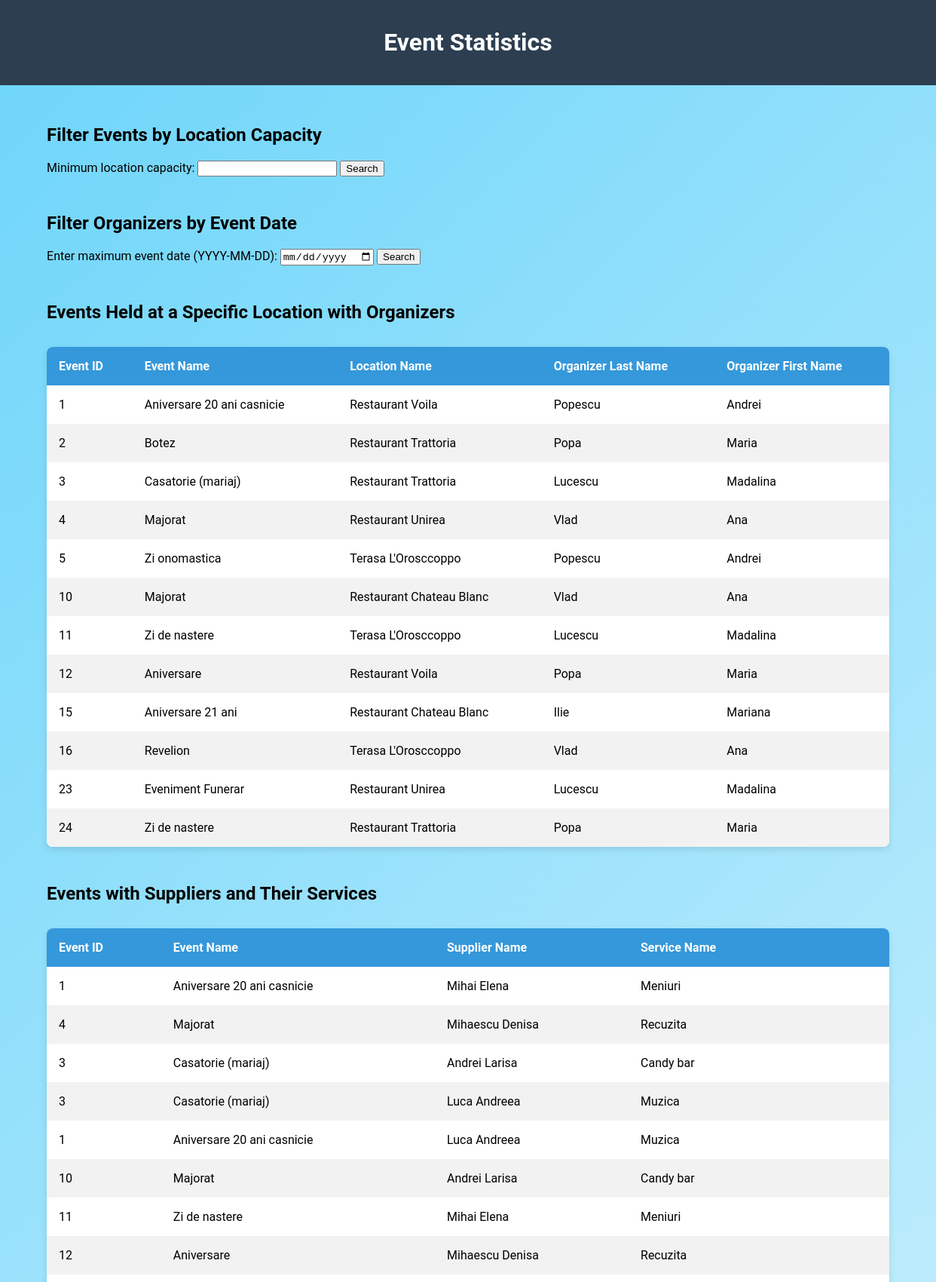
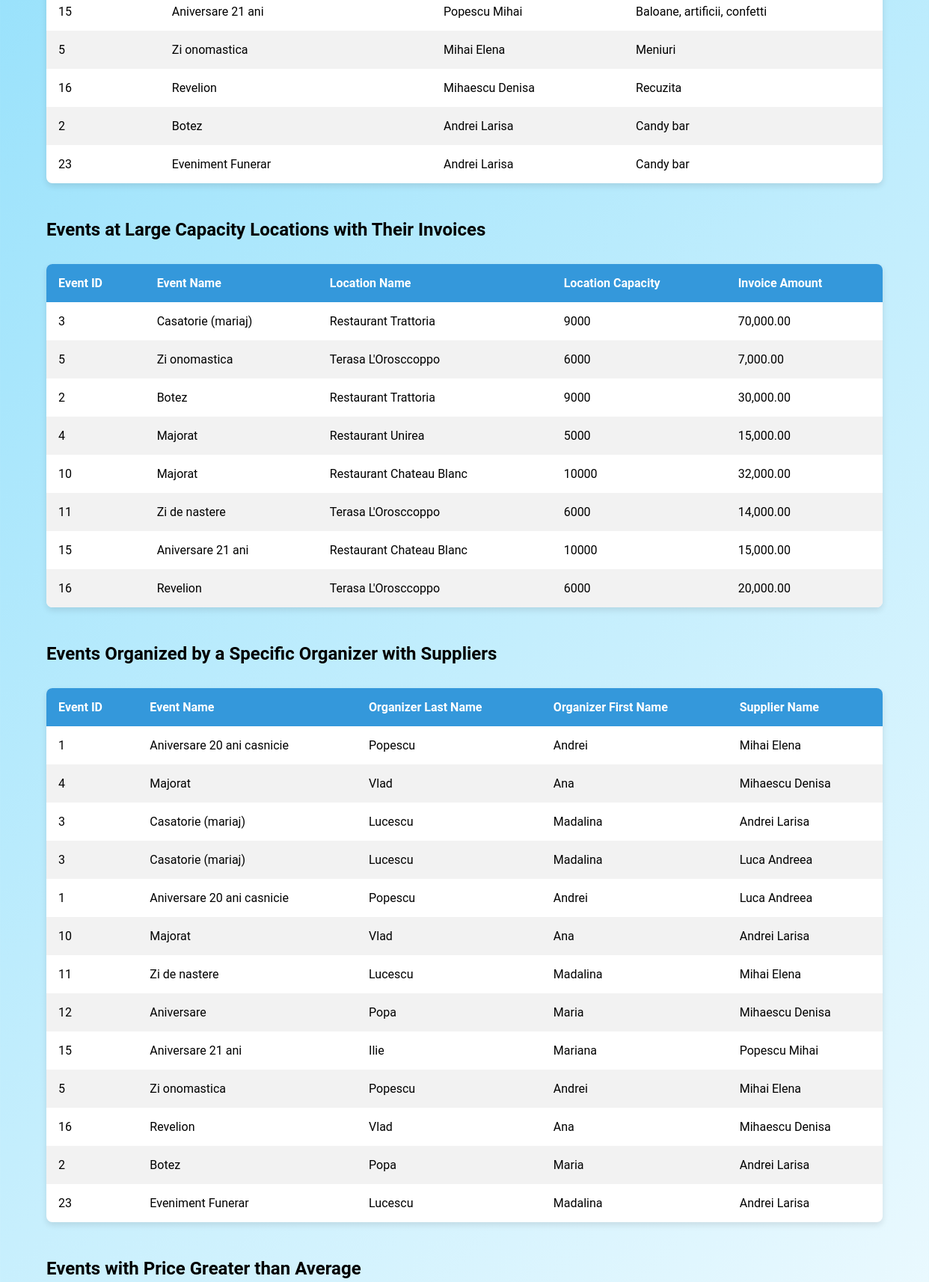
/components/view_stats.php (signed in, upper part), run on the app's committed database (2 pictures, top to bottom).
### tables this page shows
CREATE TABLE `eveniment` (
  `EvenimentID` int(11) NOT NULL,
  `ClientID` int(11) NOT NULL,
  `OrganizatorID` int(11) NOT NULL,
  `LocatieID` int(11) NOT NULL,
  `NumeEveniment` varchar(30) NOT NULL,
  `DataEveniment` date NOT NULL,
  `CostEveniment` double NOT NULL
);

CREATE TABLE `locatie` (
  `LocatieID` int(10) NOT NULL,
  `NumeLocatie` varchar(30) NOT NULL,
  `AdresaLocatie` varchar(50) NOT NULL,
  `CapacitateLocatie` int(10) NOT NULL,
  `ContactLocatie` varchar(20) NOT NULL
);

CREATE TABLE `organizator` (
  `OrganizatorID` int(10) NOT NULL,
  `NumeOrganizator` varchar(20) NOT NULL,
  `PrenumeOrganizator` varchar(20) NOT NULL,
  `NrTelefonOrganizator` varchar(20) NOT NULL,
  `EmailOrganizator` varchar(30) NOT NULL
);

CREATE TABLE `furnizor` (
  `FurnizorID` int(10) NOT NULL,
  `EvenimentID` int(10) NOT NULL,
  `NumeFurnizor` varchar(30) NOT NULL,
  `NrTelefonFurnizor` varchar(20) NOT NULL,
  `EmailFurnizor` varchar(30) NOT NULL,
  `ServiciuFurnizor` varchar(30) NOT NULL
);

CREATE TABLE `serviciifurnizor` (
  `ServiciiFurnizorID` int(11) NOT NULL,
  `FurnizorID` int(11) NOT NULL,
  `NumeServiciu` varchar(30) NOT NULL,
  `CostServiciu` double NOT NULL
);

CREATE TABLE `facturaeveniment` (
  `FacturaID` int(10) NOT NULL,
  `EvenimentID` int(10) NOT NULL,
  `TotalPlata` double NOT NULL,
  `DeadlinePlata` date NOT NULL,
  `DataEmitereFactura` date NOT NULL,
  `Status` varchar(10) NOT NULL
);

### components/view_stats.php (the view, shortened to what this page needs)
<?php
$servername = "localhost";
$username = "root";
$password = "";
$dbname = "events_db";
$conn = new mysqli($servername, $username, $password, $dbname);
$query_location_organizer_events = "
    SELECT E.EvenimentID, E.NumeEveniment, L.NumeLocatie, O.NumeOrganizator, O.PrenumeOrganizator
    FROM eveniment E
    INNER JOIN locatie L ON E.LocatieID = L.LocatieID
    INNER JOIN organizator O ON E.OrganizatorID = O.OrganizatorID
";
$result_location_organizer_events = $conn->query($query_location_organizer_events);
$query_event_supplier_services = "
    SELECT E.EvenimentID, E.NumeEveniment, F.NumeFurnizor, SF.NumeServiciu
    FROM eveniment E
    INNER JOIN evenimentfurnizor EF ON E.EvenimentID = EF.EvenimentID
    INNER JOIN furnizor F ON EF.FurnizorID = F.FurnizorID
    INNER JOIN serviciifurnizor SF ON F.FurnizorID = SF.FurnizorID
";
$result_event_supplier_services = $conn->query($query_event_supplier_services);
$query_large_capacity_events_invoices = "
    SELECT E.EvenimentID, E.NumeEveniment, L.NumeLocatie, L.CapacitateLocatie, FE.TotalPlata
    FROM eveniment E
    INNER JOIN locatie L ON E.LocatieID = L.LocatieID
    INNER JOIN facturaeveniment FE ON E.EvenimentID = FE.EvenimentID
    WHERE L.CapacitateLocatie > 3000
";
$result_large_capacity_events_invoices = $conn->query($query_large_capacity_events_invoices);
$query_organizer_supplier_events = "
    SELECT E.EvenimentID, E.NumeEveniment, O.NumeOrganizator, O.PrenumeOrganizator, F.NumeFurnizor
    FROM eveniment E
    INNER JOIN organizator O ON E.OrganizatorID = O.OrganizatorID
    INNER JOIN evenimentfurnizor EF ON E.EvenimentID = EF.EvenimentID
    INNER JOIN furnizor F ON EF.FurnizorID = F.FurnizorID
";
$result_organizer_supplier_events = $conn->query($query_organizer_supplier_events);
?>
<!DOCTYPE html>
<html lang="en">
<head>
</head>
<body>
    <header>
        <h1>Event Statistics</h1>
    </header>
    <main>
    <section>
    <h2>Filter Events by Location Capacity</h2>
    <form method="POST" action="">
        <label for="capacitate_minima">Minimum location capacity:</label>
        <input type="number" id="capacitate_minima" name="capacitate_minima" min="1" required>
        <button type="submit">Search</button>
    </form>
</section>
<section>
    <h2>Filter Organizers by Event Date</h2>
    <form method="POST" action="">
        <label for="data_maxima">Enter maximum event date (YYYY-MM-DD):</label>
        <input type="date" id="data_maxima" name="data_maxima" required>
        <button type="submit">Search</button>
    </form>
</section>
<section>
    <h2>Events Held at a Specific Location with Organizers</h2>
    <?php if ($result_location_organizer_events->num_rows > 0): ?>
        <table>
            <thead>
                <tr>
                    <th>Event ID</th>
                    <th>Event Name</th>
                    <th>Location Name</th>
                    <th>Organizer Last Name</th>
                    <th>Organizer First Name</th>
                </tr>
            </thead>
            <tbody>
                <?php while ($row = $result_location_organizer_events->fetch_assoc()): ?>
                    <tr>
                        <td><?php echo htmlspecialchars($row['EvenimentID']); ?></td>
                        <td><?php echo htmlspecialchars($row['NumeEveniment']); ?></td>
                        <td><?php echo htmlspecialchars($row['NumeLocatie']); ?></td>
                        <td><?php echo htmlspecialchars($row['NumeOrganizator']); ?></td>
                        <td><?php echo htmlspecialchars($row['PrenumeOrganizator']); ?></td>
                    </tr>
                <?php endwhile; ?>
            </tbody>
        </table>
    <?php else: ?>
        <p>No events found at this location with organizers.</p>
    <?php endif; ?>
</section>
<section>
    <h2>Events with Suppliers and Their Services</h2>
    <?php if ($result_event_supplier_services->num_rows > 0): ?>
        <table>
            <thead>
                <tr>
                    <th>Event ID</th>
                    <th>Event Name</th>
                    <th>Supplier Name</th>
                    <th>Service Name</th>
                </tr>
            </thead>
            <tbody>
                <?php while ($row = $result_event_supplier_services->fetch_assoc()): ?>
                    <tr>
                        <td><?php echo htmlspecialchars($row['EvenimentID']); ?></td>
                        <td><?php echo htmlspecialchars($row['NumeEveniment']); ?></td>
                        <td><?php echo htmlspecialchars($row['NumeFurnizor']); ?></td>
                        <td><?php echo htmlspecialchars($row['NumeServiciu']); ?></td>
                    </tr>
                <?php endwhile; ?>
            </tbody>
        </table>
    <?php else: ?>
        <p>No events found with suppliers and services.</p>
    <?php endif; ?>
</section>
<section>
    <h2>Events at Large Capacity Locations with Their Invoices</h2>
    <?php if ($result_large_capacity_events_invoices->num_rows > 0): ?>
        <table>
            <thead>
                <tr>
                    <th>Event ID</th>
                    <th>Event Name</th>
                    <th>Location Name</th>
                    <th>Location Capacity</th>
                    <th>Invoice Amount</th>
                </tr>
            </thead>
            <tbody>
                <?php while ($row = $result_large_capacity_events_invoices->fetch_assoc()): ?>
                    <tr>
                        <td><?php echo htmlspecialchars($row['EvenimentID']); ?></td>
                        <td><?php echo htmlspecialchars($row['NumeEveniment']); ?></td>
                        <td><?php echo htmlspecialchars($row['NumeLocatie']); ?></td>
                        <td><?php echo htmlspecialchars($row['CapacitateLocatie']); ?></td>
                        <td><?php echo number_format($row['TotalPlata'], 2); ?></td>
                    </tr>
                <?php endwhile; ?>
            </tbody>
        </table>
    <?php else: ?>
        <p>No events found at large capacity locations with invoices.</p>
    <?php endif; ?>
</section>
<section>
    <h2>Events Organized by a Specific Organizer with Suppliers</h2>
    <?php if ($result_organizer_supplier_events->num_rows > 0): ?>
        <table>
            <thead>
                <tr>
                    <th>Event ID</th>
                    <th>Event Name</th>
                    <th>Organizer Last Name</th>
                    <th>Organizer First Name</th>
                    <th>Supplier Name</th>
                </tr>
            </thead>
            <tbody>
                <?php while ($row = $result_organizer_supplier_events->fetch_assoc()): ?>
                    <tr>
                        <td><?php echo htmlspecialchars($row['EvenimentID']); ?></td>
                        <td><?php echo htmlspecialchars($row['NumeEveniment']); ?></td>
                        <td><?php echo htmlspecialchars($row['NumeOrganizator']); ?></td>
                        <td><?php echo htmlspecialchars($row['PrenumeOrganizator']); ?></td>
                        <td><?php echo htmlspecialchars($row['NumeFurnizor']); ?></td>
                    </tr>
                <?php endwhile; ?>
            </tbody>
        </table>
    <?php else: ?>
        <p>No events found for this organizer with suppliers.</p>
    <?php endif; ?>
</section>
        <section>
            <h2>Events with Price Greater than Average</h2>
        </section>
    </main>
</body>
</html>

### components/view_stats.php (style rules this page uses)
body { font-family: 'Roboto', sans-serif; background: linear-gradient(135deg, #6dd5fa, #ffffff); min-height: 100vh; margin: 0; padding: 0; display: flex; flex-direction: column; align-items: center; }
header { background-color: #2c3e50; color: white; padding: 1rem 2rem; text-align: center; width: 100%; }
main { margin: 2rem; width: 90%; max-width: 1200px; }
section { margin-bottom: 3rem; }
table { width: 100%; border-collapse: collapse; margin: 2rem 0; background: white; box-shadow: 0 4px 8px rgba(0, 0, 0, 0.1); border-radius: 8px; overflow: hidden; }
table thead { background-color: #3498db; color: white; }
table th, table td { padding: 1rem; text-align: left; }
table tr:nth-child(even) { background-color: #f2f2f2; }

### data on the page
eveniment: EvenimentID "1", NumeEveniment "Aniversare 20 ani casnicie", LocatieID.NumeLocatie "Restaurant Voila", OrganizatorID.NumeOrganizator "Popescu", OrganizatorID.PrenumeOrganizator "Andrei", furnizor.NumeFurnizor "Mihai Elena", serviciifurnizor.NumeServiciu "Meniuri", furnizor.NumeFurnizor "Luca Andreea", serviciifurnizor.NumeServiciu "Muzica"
eveniment: EvenimentID "2", NumeEveniment "Botez", LocatieID.NumeLocatie "Restaurant Trattoria", OrganizatorID.NumeOrganizator "Popa", OrganizatorID.PrenumeOrganizator "Maria", furnizor.NumeFurnizor "Andrei Larisa", serviciifurnizor.NumeServiciu "Candy bar", LocatieID.CapacitateLocatie "9000", facturaeveniment.TotalPlata "30,000.00"
eveniment: EvenimentID "3", NumeEveniment "Casatorie (mariaj)", LocatieID.NumeLocatie "Restaurant Trattoria", OrganizatorID.NumeOrganizator "Lucescu", OrganizatorID.PrenumeOrganizator "Madalina", furnizor.NumeFurnizor "Andrei Larisa", serviciifurnizor.NumeServiciu "Candy bar", furnizor.NumeFurnizor "Luca Andreea", serviciifurnizor.NumeServiciu "Muzica", LocatieID.CapacitateLocatie "9000", facturaeveniment.TotalPlata "70,000.00"
eveniment: EvenimentID "4", NumeEveniment "Majorat", LocatieID.NumeLocatie "Restaurant Unirea", OrganizatorID.NumeOrganizator "Vlad", OrganizatorID.PrenumeOrganizator "Ana", furnizor.NumeFurnizor "Mihaescu Denisa", serviciifurnizor.NumeServiciu "Recuzita", LocatieID.CapacitateLocatie "5000", facturaeveniment.TotalPlata "15,000.00"
eveniment: EvenimentID "5", NumeEveniment "Zi onomastica", LocatieID.NumeLocatie "Terasa L'Orosccoppo", OrganizatorID.NumeOrganizator "Popescu", OrganizatorID.PrenumeOrganizator "Andrei", furnizor.NumeFurnizor "Mihai Elena", serviciifurnizor.NumeServiciu "Meniuri", LocatieID.CapacitateLocatie "6000", facturaeveniment.TotalPlata "7,000.00"
eveniment: EvenimentID "10", NumeEveniment "Majorat", LocatieID.NumeLocatie "Restaurant Chateau Blanc", OrganizatorID.NumeOrganizator "Vlad", OrganizatorID.PrenumeOrganizator "Ana", furnizor.NumeFurnizor "Andrei Larisa", serviciifurnizor.NumeServiciu "Candy bar", LocatieID.CapacitateLocatie "10000", facturaeveniment.TotalPlata "32,000.00"
eveniment: EvenimentID "11", NumeEveniment "Zi de nastere", LocatieID.NumeLocatie "Terasa L'Orosccoppo", OrganizatorID.NumeOrganizator "Lucescu", OrganizatorID.PrenumeOrganizator "Madalina", furnizor.NumeFurnizor "Mihai Elena", serviciifurnizor.NumeServiciu "Meniuri", LocatieID.CapacitateLocatie "6000", facturaeveniment.TotalPlata "14,000.00"
eveniment: EvenimentID "12", NumeEveniment "Aniversare", LocatieID.NumeLocatie "Restaurant Voila", OrganizatorID.NumeOrganizator "Popa", OrganizatorID.PrenumeOrganizator "Maria", furnizor.NumeFurnizor "Mihaescu Denisa", serviciifurnizor.NumeServiciu "Recuzita"
eveniment: EvenimentID "15", NumeEveniment "Aniversare 21 ani", LocatieID.NumeLocatie "Restaurant Chateau Blanc", OrganizatorID.NumeOrganizator "Ilie", OrganizatorID.PrenumeOrganizator "Mariana", furnizor.NumeFurnizor "Popescu Mihai", serviciifurnizor.NumeServiciu "Baloane, artificii, confetti", LocatieID.CapacitateLocatie "10000", facturaeveniment.TotalPlata "15,000.00"
eveniment: EvenimentID "16", NumeEveniment "Revelion", LocatieID.NumeLocatie "Terasa L'Orosccoppo", OrganizatorID.NumeOrganizator "Vlad", OrganizatorID.PrenumeOrganizator "Ana", furnizor.NumeFurnizor "Mihaescu Denisa", serviciifurnizor.NumeServiciu "Recuzita", LocatieID.CapacitateLocatie "6000", facturaeveniment.TotalPlata "20,000.00"
eveniment: EvenimentID "23", NumeEveniment "Eveniment Funerar", LocatieID.NumeLocatie "Restaurant Unirea", OrganizatorID.NumeOrganizator "Lucescu", OrganizatorID.PrenumeOrganizator "Madalina", furnizor.NumeFurnizor "Andrei Larisa", serviciifurnizor.NumeServiciu "Candy bar"
eveniment: EvenimentID "24", NumeEveniment "Zi de nastere", LocatieID.NumeLocatie "Restaurant Trattoria", OrganizatorID.NumeOrganizator "Popa", OrganizatorID.PrenumeOrganizator "Maria"
